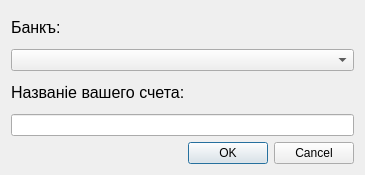
<?xml version="1.0" encoding="UTF-8"?>
<ui version="4.0">
 <class>AddAcc</class>
 <widget class="QDialog" name="AddAcc">
  <property name="geometry">
   <rect>
    <x>0</x>
    <y>0</y>
    <width>365</width>
    <height>175</height>
   </rect>
  </property>
  <property name="minimumSize">
   <size>
    <width>0</width>
    <height>0</height>
   </size>
  </property>
  <property name="maximumSize">
   <size>
    <width>16777215</width>
    <height>16777215</height>
   </size>
  </property>
  <property name="windowTitle">
   <string>Dialog</string>
  </property>
  <layout class="QVBoxLayout" name="verticalLayout">
   <item>
    <widget class="QLabel" name="Bank_lable">
     <property name="font">
      <font>
       <pointsize>12</pointsize>
      </font>
     </property>
     <property name="text">
      <string>Банкъ:</string>
     </property>
    </widget>
   </item>
   <item>
    <widget class="QComboBox" name="BankComboBox"/>
   </item>
   <item>
    <widget class="QLabel" name="Name_lable">
     <property name="font">
      <font>
       <pointsize>12</pointsize>
      </font>
     </property>
     <property name="text">
      <string>Названіе вашего счета:</string>
     </property>
    </widget>
   </item>
   <item>
    <widget class="QLineEdit" name="AccName"/>
   </item>
   <item>
    <widget class="QDialogButtonBox" name="buttonBox">
     <property name="orientation">
      <enum>Qt::Horizontal</enum>
     </property>
     <property name="standardButtons">
      <set>QDialogButtonBox::Cancel|QDialogButtonBox::Ok</set>
     </property>
    </widget>
   </item>
  </layout>
 </widget>
 <resources/>
 <connections>
  <connection>
   <sender>buttonBox</sender>
   <signal>accepted()</signal>
   <receiver>AddAcc</receiver>
   <slot>accept()</slot>
   <hints>
    <hint type="sourcelabel">
     <x>248</x>
     <y>254</y>
    </hint>
    <hint type="destinationlabel">
     <x>157</x>
     <y>274</y>
    </hint>
   </hints>
  </connection>
  <connection>
   <sender>buttonBox</sender>
   <signal>rejected()</signal>
   <receiver>AddAcc</receiver>
   <slot>reject()</slot>
   <hints>
    <hint type="sourcelabel">
     <x>316</x>
     <y>260</y>
    </hint>
    <hint type="destinationlabel">
     <x>286</x>
     <y>274</y>
    </hint>
   </hints>
  </connection>
 </connections>
</ui>
